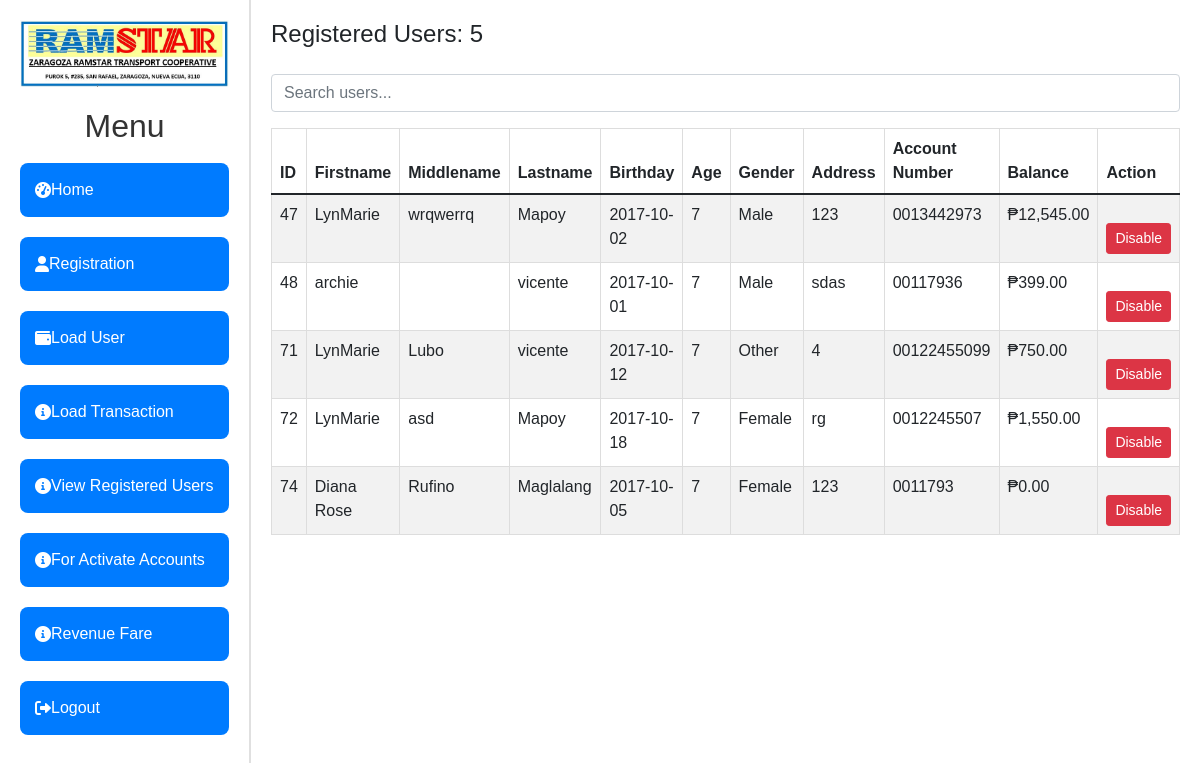
/ram/users.php (signed in), run on the app's committed database.
### tables this page shows
CREATE TABLE `users1` (
  `id` int(11) NOT NULL,
  `account_number` varchar(50) NOT NULL,
  `firstname` varchar(100) NOT NULL,
  `lastname` varchar(100) NOT NULL,
  `middlename` varchar(100) NOT NULL,
  `suffix` varchar(10) DEFAULT NULL,
  `birthday` date NOT NULL,
  `age` int(11) NOT NULL,
  `gender` enum('Male','Female','Other') NOT NULL,
  `email` varchar(100) NOT NULL,
  `contactnumber` varchar(15) NOT NULL,
  `province_id` int(11) NOT NULL,
  `municipality_id` int(11) NOT NULL,
  `barangay_id` int(11) NOT NULL,
  `address` varchar(255) NOT NULL,
  `password` varchar(255) NOT NULL,
  `balance` decimal(10,2) DEFAULT 0.00,
  `role` enum('User','Admin') DEFAULT 'User',
  `created_at` timestamp NOT NULL DEFAULT current_timestamp(),
  `is_activated` tinyint(1) DEFAULT 0
);

### ram/users.php (the view, shortened to what this page needs)
<?php
include 'config/connection.php';
include 'sidebaradmin.php';
$userCountQuery = "SELECT COUNT(*) as userCount FROM users1 WHERE is_activated = 1";
$userCountResult = mysqli_query($conn, $userCountQuery);
$userCountRow = mysqli_fetch_assoc($userCountResult);
$userCount = $userCountRow['userCount'];
$userQuery = "SELECT id, firstname, middlename, lastname, birthday, age, gender, address, account_number, balance
              FROM users1 WHERE is_activated = 1";
$userResult = mysqli_query($conn, $userQuery);
?>
<!DOCTYPE html>
<html lang="en">
<head>
    <link rel="stylesheet" href="https://cdnjs.cloudflare.com/ajax/libs/font-awesome/6.0.0-beta3/css/all.min.css">
    <link rel="stylesheet" href="https://cdn.jsdelivr.net/npm/bootstrap@5.1.3/dist/css/bootstrap.min.css">
    <link rel="stylesheet" href="css/styles.css">
</head>
<body>
    <div class="main-content">
        <h3>Registered Users: <?php echo $userCount; ?></h3>
        <form method="POST" action="">
            <div class="input-group mb-3">
                <input type="text" class="form-control" id="search" name="search" placeholder="Search users...">
            </div>
        </form>
        <table class="table table-striped">
            <thead>
                <tr>
                    <th>ID</th>
                    <th>Firstname</th>
                    <th>Middlename</th>
                    <th>Lastname</th>
                    <th>Birthday</th>
                    <th>Age</th>
                    <th>Gender</th>
                    <th>Address</th>
                    <th>Account Number</th>
                    <th>Balance</th>
                    <th>Action</th>
                </tr>
            </thead>
            <tbody id="userTableBody">
                <?php while ($row = mysqli_fetch_assoc($userResult)): ?>
                    <tr>
                        <td><?php echo $row['id']; ?></td>
                        <td><?php echo $row['firstname']; ?></td>
                        <td><?php echo $row['middlename']; ?></td>
                        <td><?php echo $row['lastname']; ?></td>
                        <td><?php echo $row['birthday']; ?></td>
                        <td><?php echo $row['age']; ?></td>
                        <td><?php echo $row['gender']; ?></td>
                        <td><?php echo $row['address']; ?></td>
                        <td><?php echo $row['account_number']; ?></td>
                        <td>₱<?php echo number_format($row['balance'], 2); ?></td>
                        <td>
                            <form method="POST" onsubmit="return confirmDisable();" action="">
                                <button type="submit" name="disable_user" class="btn btn-danger btn-sm">Disable</button>
                            </form>
                        </td>
                    </tr>
                <?php endwhile; ?>
            </tbody>
        </table>
    </div>
</body>
</html>

### ram/css/styles.css (style rules this page uses)
body { font-family: Arial, sans-serif; background-color: #f4f4f4; margin: 0; padding: 0; }
form { display: flex; flex-direction: column; }
input, select, button { padding: 10px; margin-top: 5px; border-radius: 4px; border: 1px solid #ddd; }
button { background-color: #5cb85c; color: white; border: none; cursor: pointer; margin-top: 20px; }
table { width: 100%; border-collapse: collapse; }
table, th, td { border: 1px solid #ddd; }
th, td { padding: 10px; text-align: left; }
th { background-color: #f2f2f2; }

### ram/sidebaradmin.php (style rules this page uses)
body { font-family: 'Arial', sans-serif; margin: 0; background-color: #f0f0f0; display: flex; height: 100vh; }
.main-content { flex: 1; margin: 0; padding: 20px; overflow-y: auto; background-color: #ffffff; border-left: 1px solid #e0e0e0; }

### ram/users.php (style rules this page uses)
body { font-family: 'Arial', sans-serif; margin: 0; background-color: #f0f0f0; display: flex; height: 100vh; }
.main-content { flex: 1; padding: 20px; background-color: #ffffff; overflow-y: auto; border-left: 1px solid #e0e0e0; }
h3 { margin-bottom: 20px; font-size: 24px; }

### data on the page
users1: id "47", firstname "LynMarie", middlename "wrqwerrq", lastname "Mapoy", birthday "2017-10-02", age "7", gender "Male", address "123", account_number "0013442973", balance "12,545.00"
users1: id "48", firstname "archie", lastname "vicente", birthday "2017-10-01", age "7", gender "Male", address "sdas", account_number "00117936", balance "399.00"
users1: id "71", firstname "LynMarie", middlename "Lubo", lastname "vicente", birthday "2017-10-12", age "7", gender "Other", address "4", account_number "00122455099", balance "750.00"
users1: id "72", firstname "LynMarie", middlename "asd", lastname "Mapoy", birthday "2017-10-18", age "7", gender "Female", address "rg", account_number "0012245507", balance "1,550.00"
users1: id "74", firstname "Diana Rose", middlename "Rufino", lastname "Maglalang", birthday "2017-10-05", age "7", gender "Female", address "123", account_number "0011793", balance "0.00"

### other printed values
$userCount "5"
